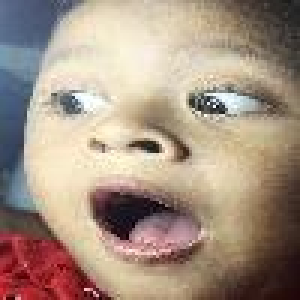
#> input picture data/DATASET/test/1/test_0235_aligned.jpg, 100 x 100 px (shown 3 times larger)
$ python -i face_service.py   (imports and definitions only)
#> lines starting #> are read from the running program, lines starting #| are printed output that depends on the picture
#> further down, picture is the input picture: shape (100, 100, 3); mean B, G, R 130.9, 146.4, 165.5
"""
app/services/face_service.py
=============================
[S] Service Layer — Face detection & preprocessing pipeline.

Sử dụng YOLOv8 cho face detection (với fallback về OpenCV Haar Cascade nếu chưa train).
Nhận ảnh → detect faces → crop từng khuôn mặt → trả về list results.
"""

import os
import logging
import base64
import numpy as np
import cv2

logger = logging.getLogger(__name__)

# Đường dẫn Haar Cascade
_CASCADE_PATH = cv2.data.haarcascades + "haarcascade_frontalface_default.xml"


class FaceDetectionService:
    """
    Service detect khuôn mặt và chuẩn bị input cho model.

    Hỗ trợ:
        - detect_from_array(): nhận numpy array
        - detect_from_base64(): nhận chuỗi base64 (webcam frame)
        - detect_from_file(): nhận đường dẫn file ảnh
    """

    def __init__(self, model_path="outputs/models/yolo_face.pt", scale_factor=1.1, min_neighbors=4, min_size=(48, 48)):
        self.yolo_model = None
        self.face_cascade = None

        try:
            if os.path.exists(model_path):
                from ultralytics import YOLO
                self.yolo_model = YOLO(model_path)
                logger.info(f"Đã load thành công YOLO face model từ: {model_path}")
            else:
                logger.warning(f"Không tìm thấy YOLO model tại {model_path}. Fallback về Haar Cascade.")
                self.face_cascade = cv2.CascadeClassifier(_CASCADE_PATH)
                if self.face_cascade.empty():
                    logger.error("Không load được Haar Cascade từ: %s", _CASCADE_PATH)
        except Exception as e:
            logger.error(f"Lỗi khởi tạo YOLO model: {e}. Fallback về Haar Cascade.")
            self.face_cascade = cv2.CascadeClassifier(_CASCADE_PATH)

        self.scale_factor = scale_factor
        self.min_neighbors = min_neighbors
        self.min_size = min_size

    # ----------------------------------------------------------
    # Public API
    # ----------------------------------------------------------

    # [25 lines left out: function detect_from_base64, not called in this run]

    def detect_from_array(self, img_bgr):
        """
        Detect từ numpy array BGR.

        Returns:
            (img_rgb, faces)
        """
        img_rgb = cv2.cvtColor(img_bgr, cv2.COLOR_BGR2RGB)
        faces = self._detect(img_bgr)
        return img_rgb, faces

    # [98 lines left out: functions detect_from_file, crop_face, draw_results, encode_to_base64, not called in this run]

    # ----------------------------------------------------------
    # Private
    # ----------------------------------------------------------

    def _detect(self, img_bgr):
        """Detect faces trong ảnh BGR. Trả về list (x, y, w, h)."""
        if self.yolo_model is not None:
            # Dùng YOLOv8
            results = self.yolo_model(img_bgr, verbose=False)
            faces = []
            if len(results) > 0:
                boxes = results[0].boxes
                for box in boxes:
                    # Chuyển (x1, y1, x2, y2) sang (x, y, w, h)
                    x1, y1, x2, y2 = box.xyxy[0].cpu().numpy()
                    w = int(x2 - x1)
                    h = int(y2 - y1)
                    faces.append([int(x1), int(y1), w, h])

            # Sắp xếp theo diện tích mặt (lớn nhất trước)
            faces = sorted(faces, key=lambda f: f[2] * f[3], reverse=True)
            return faces
        else:
            # Fallback dùng Haar Cascade
            gray = cv2.cvtColor(img_bgr, cv2.COLOR_BGR2GRAY)
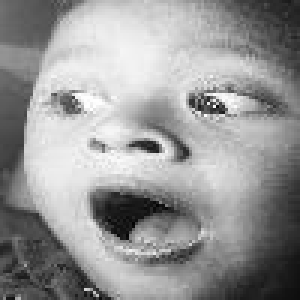
#> gray: shape (100, 100) (shown 3 times larger); min 3, max 254, mean 150.3
            gray = cv2.equalizeHist(gray)
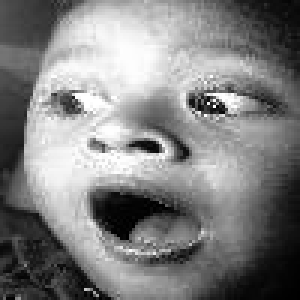
#> gray: shape (100, 100) (shown 3 times larger); min 0, max 255, mean 128.1
            faces = self.face_cascade.detectMultiScale(
                gray,
                scaleFactor=self.scale_factor,
                minNeighbors=self.min_neighbors,
                minSize=self.min_size,
                flags=cv2.CASCADE_SCALE_IMAGE
            )
#> faces = ()
            if len(faces) == 0:
                return []
            # Sắp xếp theo diện tích mặt (lớn nhất trước)
            faces = sorted(faces.tolist(), key=lambda f: f[2] * f[3], reverse=True)
            return faces

>>> import cv2
>>> picture = cv2.imread('../../data/DATASET/test/1/test_0235_aligned.jpg')
>>> result = FaceDetectionService().detect_from_array(picture)
#> in detect_from_array, `faces = self._detect(img_bgr)`: faces = []

$ run again, on data/DATASET/test/1/test_0564_aligned.jpg
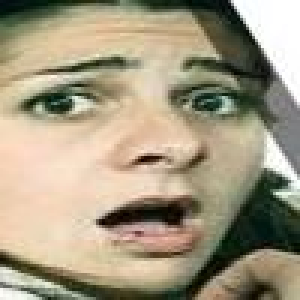
#> input picture data/DATASET/test/1/test_0564_aligned.jpg, 100 x 100 px (shown 3 times larger)
#> picture is the input picture: shape (100, 100, 3); mean B, G, R 129.3, 153.2, 163.3
#> in _detect, `gray = cv2.cvtColor(img_bgr, cv2.COLOR_BGR2GRAY)`:
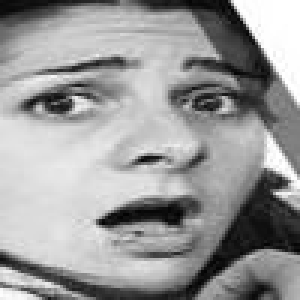
#> gray: shape (100, 100) (shown 3 times larger); min 2, max 255, mean 153.5
#> in _detect, `gray = cv2.equalizeHist(gray)`:
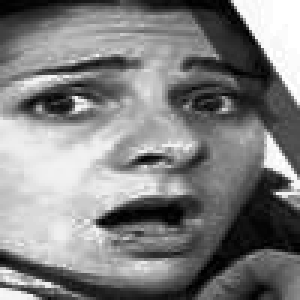
#> gray: shape (100, 100) (shown 3 times larger); min 0, max 255, mean 128.2
#> in _detect, `faces = self.face_cascade.detectMultiScale( gray, scaleFactor=self.sca..`: faces = ()
#> in detect_from_array, `faces = self._detect(img_bgr)`: faces = []

$ run again, on data/DATASET/test/1/test_0893_aligned.jpg
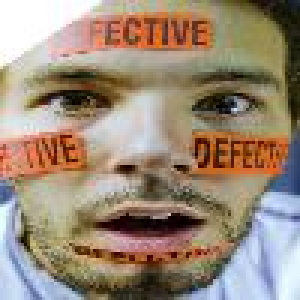
#> input picture data/DATASET/test/1/test_0893_aligned.jpg, 100 x 100 px (shown 3 times larger)
#> picture is the input picture: shape (100, 100, 3); mean B, G, R 120, 138.1, 155.5
#> in _detect, `gray = cv2.cvtColor(img_bgr, cv2.COLOR_BGR2GRAY)`:
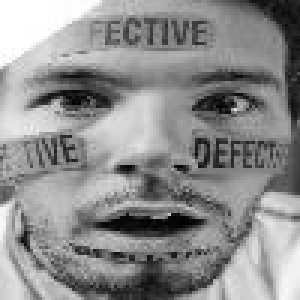
#> gray: shape (100, 100) (shown 3 times larger); min 1, max 255, mean 141.2
#> in _detect, `gray = cv2.equalizeHist(gray)`:
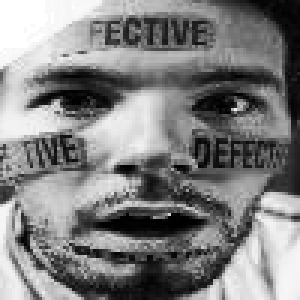
#> gray: shape (100, 100) (shown 3 times larger); min 0, max 255, mean 128.2
#> in _detect, `faces = self.face_cascade.detectMultiScale( gray, scaleFactor=self.sca..`: faces = ()
#> in detect_from_array, `faces = self._detect(img_bgr)`: faces = []
